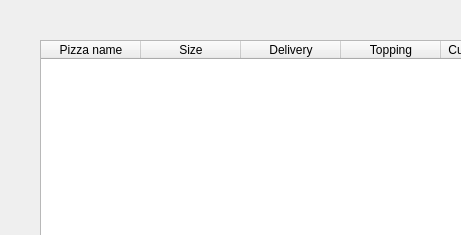
<?xml version="1.0" encoding="UTF-8"?>
<ui version="4.0">
 <class>Dialog</class>
 <widget class="QDialog" name="Dialog">
  <property name="geometry">
   <rect>
    <x>0</x>
    <y>0</y>
    <width>461</width>
    <height>235</height>
   </rect>
  </property>
  <property name="windowTitle">
   <string>Dialog</string>
  </property>
  <widget class="QDialogButtonBox" name="buttonBox">
   <property name="geometry">
    <rect>
     <x>560</x>
     <y>530</y>
     <width>171</width>
     <height>32</height>
    </rect>
   </property>
   <property name="orientation">
    <enum>Qt::Horizontal</enum>
   </property>
   <property name="standardButtons">
    <set>QDialogButtonBox::Cancel|QDialogButtonBox::Ok</set>
   </property>
  </widget>
  <widget class="QTableWidget" name="tableWidget">
   <property name="geometry">
    <rect>
     <x>40</x>
     <y>40</y>
     <width>1211</width>
     <height>461</height>
    </rect>
   </property>
   <column>
    <property name="text">
     <string>Pizza name</string>
    </property>
   </column>
   <column>
    <property name="text">
     <string>Size</string>
    </property>
   </column>
   <column>
    <property name="text">
     <string>Delivery</string>
    </property>
   </column>
   <column>
    <property name="text">
     <string>Topping</string>
    </property>
   </column>
   <column>
    <property name="text">
     <string>Customer name</string>
    </property>
   </column>
   <column>
    <property name="text">
     <string>Email</string>
    </property>
   </column>
   <column>
    <property name="text">
     <string>Phone</string>
    </property>
   </column>
   <column>
    <property name="text">
     <string>Age</string>
    </property>
   </column>
   <column>
    <property name="text">
     <string>Update</string>
    </property>
   </column>
   <column>
    <property name="text">
     <string>Delete</string>
    </property>
   </column>
  </widget>
 </widget>
 <resources/>
 <connections>
  <connection>
   <sender>buttonBox</sender>
   <signal>accepted()</signal>
   <receiver>Dialog</receiver>
   <slot>accept()</slot>
   <hints>
    <hint type="sourcelabel">
     <x>248</x>
     <y>254</y>
    </hint>
    <hint type="destinationlabel">
     <x>157</x>
     <y>274</y>
    </hint>
   </hints>
  </connection>
  <connection>
   <sender>buttonBox</sender>
   <signal>rejected()</signal>
   <receiver>Dialog</receiver>
   <slot>reject()</slot>
   <hints>
    <hint type="sourcelabel">
     <x>316</x>
     <y>260</y>
    </hint>
    <hint type="destinationlabel">
     <x>286</x>
     <y>274</y>
    </hint>
   </hints>
  </connection>
 </connections>
</ui>
